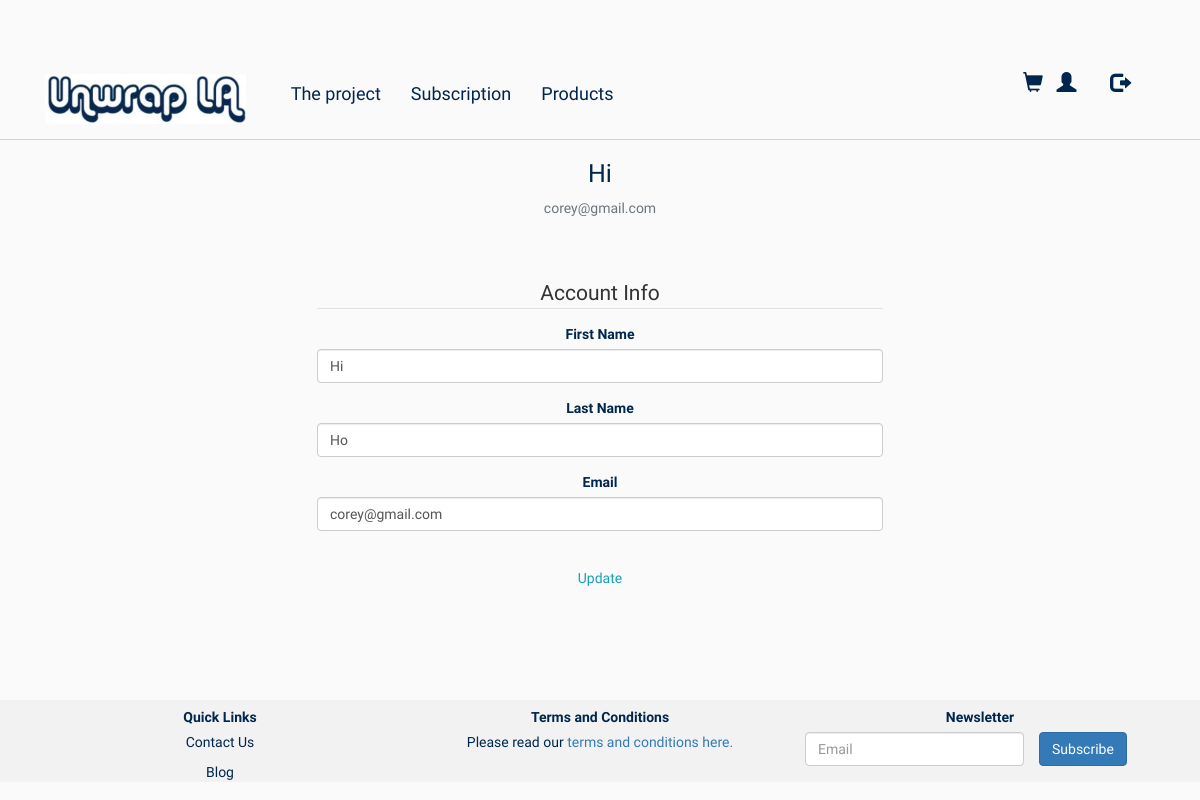
Page /account (signed in) on the committed database.
### unwrap/models.py (models this page shows, shortened)
class User(db.Model, UserMixin):
    id = db.Column(db.Integer, primary_key=True)
    firstname = db.Column(db.String(20), unique=False, nullable=False)
    lastname = db.Column(db.String(20), unique=False, nullable=False)
    email = db.Column(db.String(120), unique=True, nullable=False)
    password = db.Column(db.String(60), nullable=False)
    cart = db.relationship('Cart', backref='buyer', lazy=True)

### unwrap/routes.py (the view)
@app.route("/account", methods=['GET', 'POST'])
@login_required
def account():
    form = UpdateAccountForm()
    if form.validate_on_submit():
        current_user.lastname = form.lastname.data
        current_user.firstname = form.firstname.data
        current_user.email = form.email.data
        db.session.commit()
        flash('Your account has been updated!', 'success')
        return redirect(url_for('account'))
    elif request.method == 'GET':
        form.lastname.data = current_user.lastname
        form.firstname.data = current_user.firstname
        form.email.data = current_user.email
    return render_template('account.html', title='Account',
                           form=form)

### unwrap/forms.py (shortened to what this page needs)
class UpdateAccountForm(FlaskForm):
    firstname = StringField('First Name',
                            validators=[DataRequired(), Length(min=2, max=20)])
    lastname = StringField('Last Name',
                           validators=[DataRequired(), Length(min=2, max=20)])
    email = StringField('Email',
                        validators=[DataRequired(), Email()])
    submit = SubmitField('Update')

### unwrap/models.py (called while the page is built)
@login_manager.user_loader
def load_user(user_id):
    return User.query.get(int(user_id))

### unwrap/templates/account.html (shortened to what this page needs)
{% extends "layout.html" %}
{% block content %}
      <div class="media">
        <div class="media-body">
          <h2 class="account-heading">{{ current_user.firstname }}</h2>
          <p class="text-secondary">{{ current_user.email }}</p>
        </div>
      </div>
        <form method="POST" action="" enctype="multipart/form-data" class="form">
            <fieldset class="form-group">
                <legend class="border-bottom mb-4">Account Info</legend>
                <div class="form-group">
                    {{ form.firstname.label(class="form-control-label") }}
                    {% if form.firstname.errors %}
                        {{ form.firstname(class="form-control form-control-lg is-invalid") }}
                        <div class="invalid-feedback">
                            {% for error in form.firstname.errors %}
                                <span>{{ error }}</span>
                            {% endfor %}
                        </div>
                    {% else %}
                        {{ form.firstname(class="form-control form-control-lg") }}
                    {% endif %}
                </div>
                <div class="form-group">
                    {{ form.lastname.label(class="form-control-label") }}
                    {% if form.lastname.errors %}
                        {{ form.lastname(class="form-control form-control-lg is-invalid") }}
                        <div class="invalid-feedback">
                            {% for error in form.lastname.errors %}
                                <span>{{ error }}</span>
                            {% endfor %}
                        </div>
                    {% else %}
                        {{ form.lastname(class="form-control form-control-lg") }}
                    {% endif %}
                </div>
                <div class="form-group">
                    {{ form.email.label(class="form-control-label") }}
                    {% if form.email.errors %}
                        {{ form.email(class="form-control form-control-lg is-invalid") }}
                        <div class="invalid-feedback">
                            {% for error in form.email.errors %}
                                <span>{{ error }}</span>
                            {% endfor %}
                        </div>
                    {% else %}
                        {{ form.email(class="form-control form-control-lg") }}
                    {% endif %}
                </div>
            </fieldset>
            <div class="form-group">
                {{ form.submit(class="btn btn-outline-info") }}
            </div>
        </form>
{% endblock content %}

### unwrap/static/main.css (style rules this page uses)
body { background: #fafafa; margin-top: 5rem; color: #00264d; text-align: center; font-family: 'Manjari', sans-serif; }
h1, h2, h3, h4 { width: 100%; }
.form { margin: auto; width: 60%; padding: 50px }
.account-heading { font-size: 2.5rem; }

### rows in the picture
User: firstname "Hi", email "corey@gmail.com", lastname "Ho"
